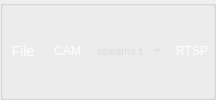
                 <widget class="QGroupBox" name="groupBox_5">
                  <property name="styleSheet">
                   <string notr="true">#groupBox_5{
background-color: rgba(48,148,243,0);
border: 0px solid #42adff;
border-left: 0px solid #d9d9d9;
border-right: 0px solid rgba(29, 83, 185, 255);
border-radius:0px;}</string>
                  </property>
                  <property name="title">
                   <string/>
                  </property>
                  <layout class="QHBoxLayout" name="horizontalLayout_8">
                   <property name="leftMargin">
                    <number>0</number>
                   </property>
                   <property name="topMargin">
                    <number>0</number>
                   </property>
                   <property name="rightMargin">
                    <number>0</number>
                   </property>
                   <property name="bottomMargin">
                    <number>0</number>
                   </property>
                   <item>
                    <widget class="QPushButton" name="fileButton">
                     <property name="minimumSize">
                      <size>
                       <width>40</width>
                       <height>28</height>
                      </size>
                     </property>
                     <property name="maximumSize">
                      <size>
                       <width>16777215</width>
                       <height>28</height>
                      </size>
                     </property>
                     <property name="toolTip">
                      <string>file</string>
                     </property>
                     <property name="styleSheet">
                      <string notr="true">QPushButton{font-family: &quot;Microsoft YaHei&quot;;
font-size: 14px;
font-weight: regular;
color:white;
text-align: center center;
padding-left: 5px;
padding-right: 5px;
padding-top: 4px;
padding-bottom: 4px;
border-style: solid;
border-width: 0px;
border-color: rgba(255, 255, 255, 255);
border-radius: 3px;
background-color: rgba(200, 200, 200,0);}

QPushButton:focus{outline: none;}

QPushButton::pressed{font-family: &quot;Microsoft YaHei&quot;;
                     font-size: 14px;
                     font-weight: bold;
                     color:rgb(200,200,200);
                     text-align: center center;
                     padding-left: 5px;
                     padding-right: 5px;
                     padding-top: 4px;
                     padding-bottom: 4px;
                     border-style: solid;
                     border-width: 0px;
                     border-color: rgba(255, 255, 255, 255);
                     border-radius: 3px;
                     background-color:  #bf513b;}

QPushButton::disabled{font-family: &quot;Microsoft YaHei&quot;;
                     font-size: 14px;
                     font-weight: bold;
                     color:rgb(200,200,200);
                     text-align: center center;
                     padding-left: 5px;
                     padding-right: 5px;
                     padding-top: 4px;
                     padding-bottom: 4px;
                     border-style: solid;
                     border-width: 0px;
                     border-color: rgba(255, 255, 255, 255);
                     border-radius: 3px;
                     background-color:  #bf513b;}
QPushButton::hover {
border-style: solid;
border-width: 0px;
border-radius: 0px;
background-color: rgba(48,148,243,80);}</string>
                     </property>
                     <property name="text">
                      <string>File</string>
                     </property>
                     <property name="icon">
                      <iconset resource="../apprcc.qrc">
                       <normaloff>:/icon/ui_files/icon/open_file.png</normaloff>:/icon/ui_files/icon/open_file.png</iconset>
                     </property>
                    </widget>
                   </item>
                   <item>
                    <widget class="QPushButton" name="cameraButton">
                     <property name="minimumSize">
                      <size>
                       <width>30</width>
                       <height>28</height>
                      </size>
                     </property>
                     <property name="maximumSize">
                      <size>
                       <width>16777215</width>
                       <height>28</height>
                      </size>
                     </property>
                     <property name="toolTip">
                      <string>camera</string>
                     </property>
                     <property name="styleSheet">
                      <string notr="true">QPushButton{font-family: &quot;Microsoft YaHei&quot;;
font-size: 12px;
font-weight: regular;
color:white;
text-align: center center;
padding-left: 5px;
padding-right: 5px;
padding-top: 4px;
padding-bottom: 4px;
border-style: solid;
border-width: 0px;
border-color: rgba(255, 255, 255, 255);
border-radius: 3px;
background-color: rgba(48,148,243,0);}

QPushButton:focus{outline: none;}

QPushButton::pressed{font-family: &quot;Microsoft YaHei&quot;;
                     font-size: 14px;
                     font-weight: bold;
                     color:rgb(200,200,200);
                     text-align: center center;
                     padding-left: 5px;
                     padding-right: 5px;
                     padding-top: 4px;
                     padding-bottom: 4px;
                     border-style: solid;
                     border-width: 0px;
                     border-color: rgba(255, 255, 255, 255);
                     border-radius: 3px;
                     background-color:  #bf513b;}

QPushButton::disabled{font-family: &quot;Microsoft YaHei&quot;;
                     font-size: 14px;
                     font-weight: bold;
                     color:rgb(200,200,200);
                     text-align: center center;
                     padding-left: 5px;
                     padding-right: 5px;
                     padding-top: 4px;
                     padding-bottom: 4px;
                     border-style: solid;
                     border-width: 0px;
                     border-color: rgba(255, 255, 255, 255);
                     border-radius: 3px;
                     background-color:  #bf513b;}
QPushButton::hover {
border-style: solid;
border-width: 0px;
border-radius: 0px;
background-color: rgba(48,148,243,80);}</string>
                     </property>
                     <property name="text">
                      <string>CAM</string>
                     </property>
                     <property name="icon">
                      <iconset resource="../apprcc.qrc">
                       <normaloff>:/icon/ui_files/icon/open_camera.png</normaloff>:/icon/ui_files/icon/open_camera.png</iconset>
                     </property>
                    </widget>
                   </item>
                   <item>
                    <widget class="QComboBox" name="comboBox_source">
                     <property name="minimumSize">
                      <size>
                       <width>50</width>
                       <height>28</height>
                      </size>
                     </property>
                     <property name="styleSheet">
                      <string notr="true">QComboBox QAbstractItemView {
font-family: &quot;Microsoft YaHei&quot;;
font-size: 11px;
background:rgba(200, 200, 200,150);
selection-background-color: rgba(200, 200, 200,50);
color: rgb(218, 218, 218);
outline:none;
border:none;}
QComboBox{
font-family: &quot;Microsoft YaHei&quot;;
font-size: 11px;
color: rgb(218, 218, 218);
border-width:0px;
border-color:white;
border-style:solid;
background-color: rgba(200, 200, 200,0);}

QComboBox::drop-down {
margin-top:8;
height:20;
background:rgba(255,255,255,0);
border-image: url(:/icon/ui_files/icon/options.png);
}
</string>
                     </property>
                     <item>
                      <property name="text">
                       <string>streams.txt</string>
                      </property>
                     </item>
                     <item>
                      <property name="text">
                       <string>0</string>
                      </property>
                     </item>
                     <item>
                      <property name="text">
                       <string>1</string>
                      </property>
                     </item>
                     <item>
                      <property name="text">
                       <string>2</string>
                      </property>
                     </item>
                     <item>
                      <property name="text">
                       <string>3</string>
                      </property>
                     </item>
                     <item>
                      <property name="text">
                       <string>4</string>
                      </property>
                     </item>
                     <item>
                      <property name="text">
                       <string>5</string>
                      </property>
                     </item>
                    </widget>
                   </item>
                   <item>
                    <widget class="QPushButton" name="rtspButton">
                     <property name="minimumSize">
                      <size>
                       <width>40</width>
                       <height>28</height>
                      </size>
                     </property>
                     <property name="maximumSize">
                      <size>
                       <width>16777215</width>
                       <height>28</height>
                      </size>
                     </property>
                     <property name="toolTip">
                      <string>rtsp</string>
                     </property>
                     <property name="styleSheet">
                      <string notr="true">QPushButton{font-family: &quot;Microsoft YaHei&quot;;
font-size: 12px;
font-weight: regular;
color:white;
text-align: center center;
padding-left: 5px;
padding-right: 5px;
padding-top: 4px;
padding-bottom: 4px;
border-style: solid;
border-width: 0px;
border-color: rgba(255, 255, 255, 255);
border-radius: 3px;
background-color: rgba(48,148,243,0);}

QPushButton:focus{outline: none;}

QPushButton::pressed{font-family: &quot;Microsoft YaHei&quot;;
                     font-size: 14px;
                     font-weight: bold;
                     color:rgb(200,200,200);
                     text-align: center center;
                     padding-left: 5px;
                     padding-right: 5px;
                     padding-top: 4px;
                     padding-bottom: 4px;
                     border-style: solid;
                     border-width: 0px;
                     border-color: rgba(255, 255, 255, 255);
                     border-radius: 3px;
                     background-color:  #bf513b;}

QPushButton::disabled{font-family: &quot;Microsoft YaHei&quot;;
                     font-size: 14px;
                     font-weight: bold;
                     color:rgb(200,200,200);
                     text-align: center center;
                     padding-left: 5px;
                     padding-right: 5px;
                     padding-top: 4px;
                     padding-bottom: 4px;
                     border-style: solid;
                     border-width: 0px;
                     border-color: rgba(255, 255, 255, 255);
                     border-radius: 3px;
                     background-color:  #bf513b;}
QPushButton::hover {
border-style: solid;
border-width: 0px;
border-radius: 0px;
background-color: rgba(48,148,243,80);}</string>
                     </property>
                     <property name="text">
                      <string>RTSP</string>
                     </property>
                     <property name="icon">
                      <iconset resource="../apprcc.qrc">
                       <normaloff>:/icon/ui_files/icon/streams.png</normaloff>:/icon/ui_files/icon/streams.png</iconset>
                     </property>
                    </widget>
                   </item>
                  </layout>
                 </widget>
